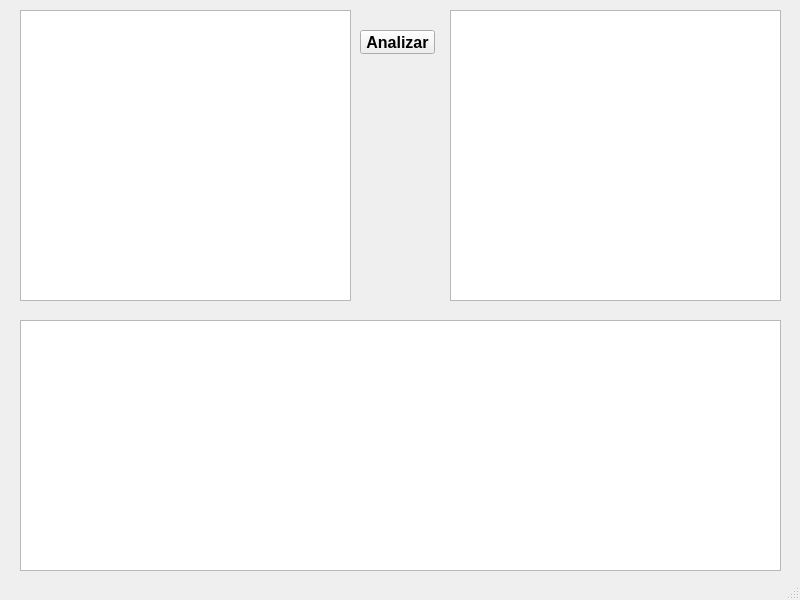
<?xml version="1.0" encoding="UTF-8"?>
<ui version="4.0">
 <class>MainWindow</class>
 <widget class="QMainWindow" name="MainWindow">
  <property name="geometry">
   <rect>
    <x>0</x>
    <y>0</y>
    <width>800</width>
    <height>600</height>
   </rect>
  </property>
  <property name="windowTitle">
   <string>MainWindow</string>
  </property>
  <widget class="QWidget" name="centralwidget">
   <widget class="QTableView" name="TablaLexico">
    <property name="geometry">
     <rect>
      <x>20</x>
      <y>320</y>
      <width>761</width>
      <height>251</height>
     </rect>
    </property>
    <property name="font">
     <font>
      <pointsize>12</pointsize>
      <bold>false</bold>
     </font>
    </property>
    <property name="toolTip">
     <string>&lt;html&gt;&lt;head/&gt;&lt;body&gt;&lt;p align=&quot;center&quot;&gt;&lt;br/&gt;&lt;/p&gt;&lt;/body&gt;&lt;/html&gt;</string>
    </property>
    <property name="whatsThis">
     <string>&lt;html&gt;&lt;head/&gt;&lt;body&gt;&lt;p align=&quot;center&quot;&gt;&lt;br/&gt;&lt;/p&gt;&lt;/body&gt;&lt;/html&gt;</string>
    </property>
    <property name="layoutDirection">
     <enum>Qt::LeftToRight</enum>
    </property>
    <property name="frameShadow">
     <enum>QFrame::Plain</enum>
    </property>
    <property name="lineWidth">
     <number>2</number>
    </property>
    <property name="midLineWidth">
     <number>2</number>
    </property>
    <property name="sizeAdjustPolicy">
     <enum>QAbstractScrollArea::AdjustToContents</enum>
    </property>
    <property name="editTriggers">
     <set>QAbstractItemView::NoEditTriggers</set>
    </property>
    <property name="alternatingRowColors">
     <bool>true</bool>
    </property>
    <property name="textElideMode">
     <enum>Qt::ElideMiddle</enum>
    </property>
   </widget>
   <widget class="QPushButton" name="analizar">
    <property name="geometry">
     <rect>
      <x>360</x>
      <y>30</y>
      <width>75</width>
      <height>24</height>
     </rect>
    </property>
    <property name="font">
     <font>
      <pointsize>12</pointsize>
      <bold>true</bold>
     </font>
    </property>
    <property name="text">
     <string>Analizar</string>
    </property>
   </widget>
   <widget class="QTextEdit" name="inputCode">
    <property name="geometry">
     <rect>
      <x>20</x>
      <y>10</y>
      <width>331</width>
      <height>291</height>
     </rect>
    </property>
    <property name="font">
     <font>
      <pointsize>12</pointsize>
     </font>
    </property>
   </widget>
   <widget class="QTextEdit" name="textEdit_2">
    <property name="geometry">
     <rect>
      <x>450</x>
      <y>10</y>
      <width>331</width>
      <height>291</height>
     </rect>
    </property>
    <property name="font">
     <font>
      <pointsize>12</pointsize>
     </font>
    </property>
   </widget>
  </widget>
  <widget class="QStatusBar" name="statusbar"/>
 </widget>
 <tabstops>
  <tabstop>inputCode</tabstop>
  <tabstop>analizar</tabstop>
  <tabstop>textEdit_2</tabstop>
  <tabstop>TablaLexico</tabstop>
 </tabstops>
 <resources/>
 <connections/>
</ui>
